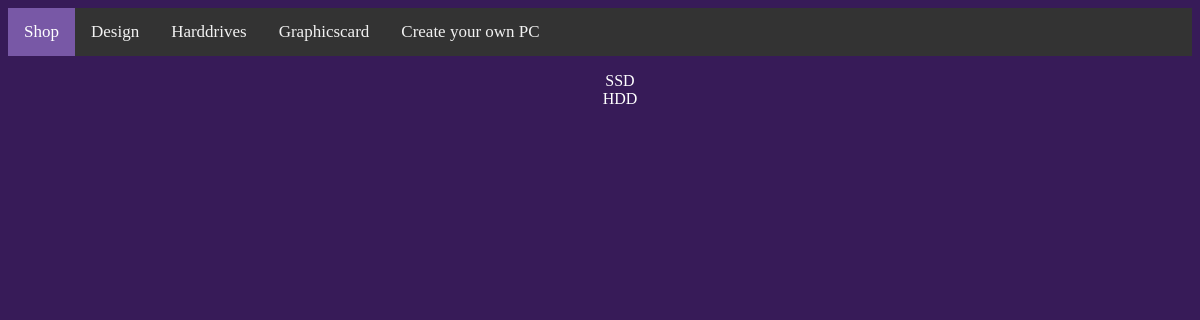
The page /Shop/harddrive/ on the database as committed earlier.
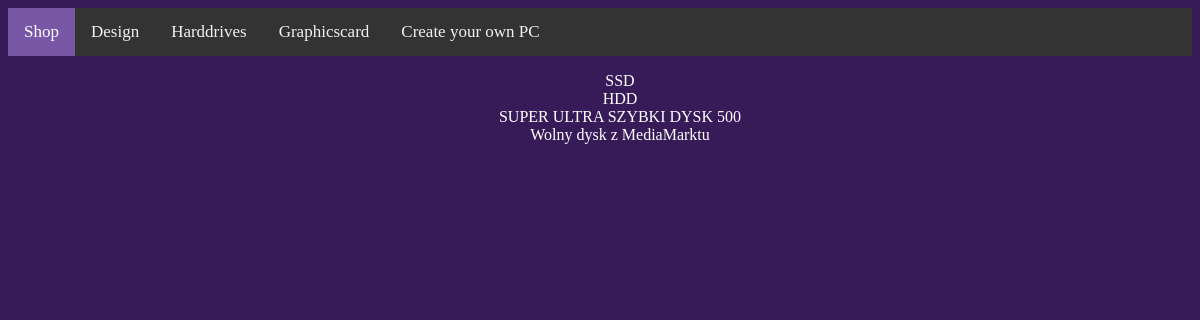
The same page on the database as committed later.
### Shop/models.py (models this page shows, shortened)
class HardDrive(models.Model):
    kind_name = models.CharField(max_length=250)

### Shop/views.py (the view)
# urls.py: path('harddrive/', views.harddrive, name='harddrive'),
def harddrive(request):
    harddrive_list = HardDrive.objects.all
    template = loader.get_template('Shop/harddrive.html')
    context = {
        'harddrive_list': harddrive_list,
    }
    return HttpResponse(template.render(context, request))

### Shop/templates/Shop/harddrive.html
{% extends 'Shop/base.html' %}
{% block content %}
    <center>
        {% load static %}
        {% if harddrive_list %}
        <ul style="list-style: none;">
            {% for harddrive in harddrive_list %}
            <li style="color: white;">{{ harddrive.kind_name }}</li>
            {% endfor %}
        </ul>
        {% else %}
        <p>No hard drives are available.</p>
        {% endif %}
    </center>
{% endblock %}

Rows that differ between the two databases and show on the page:
added HardDrive: kind_name "SUPER ULTRA SZYBKI DYSK 500"
added HardDrive: kind_name "Wolny dysk z MediaMarktu"
